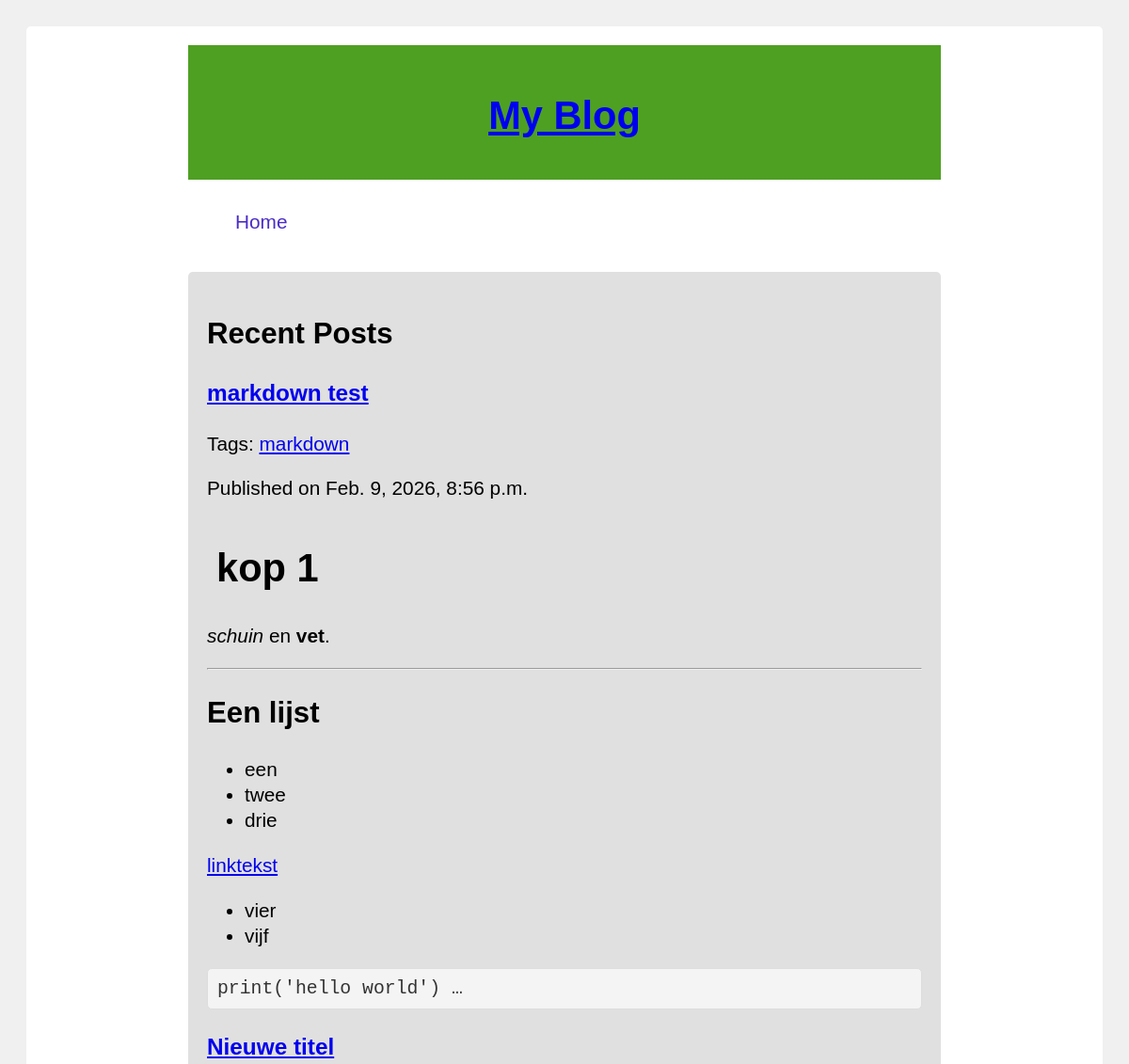
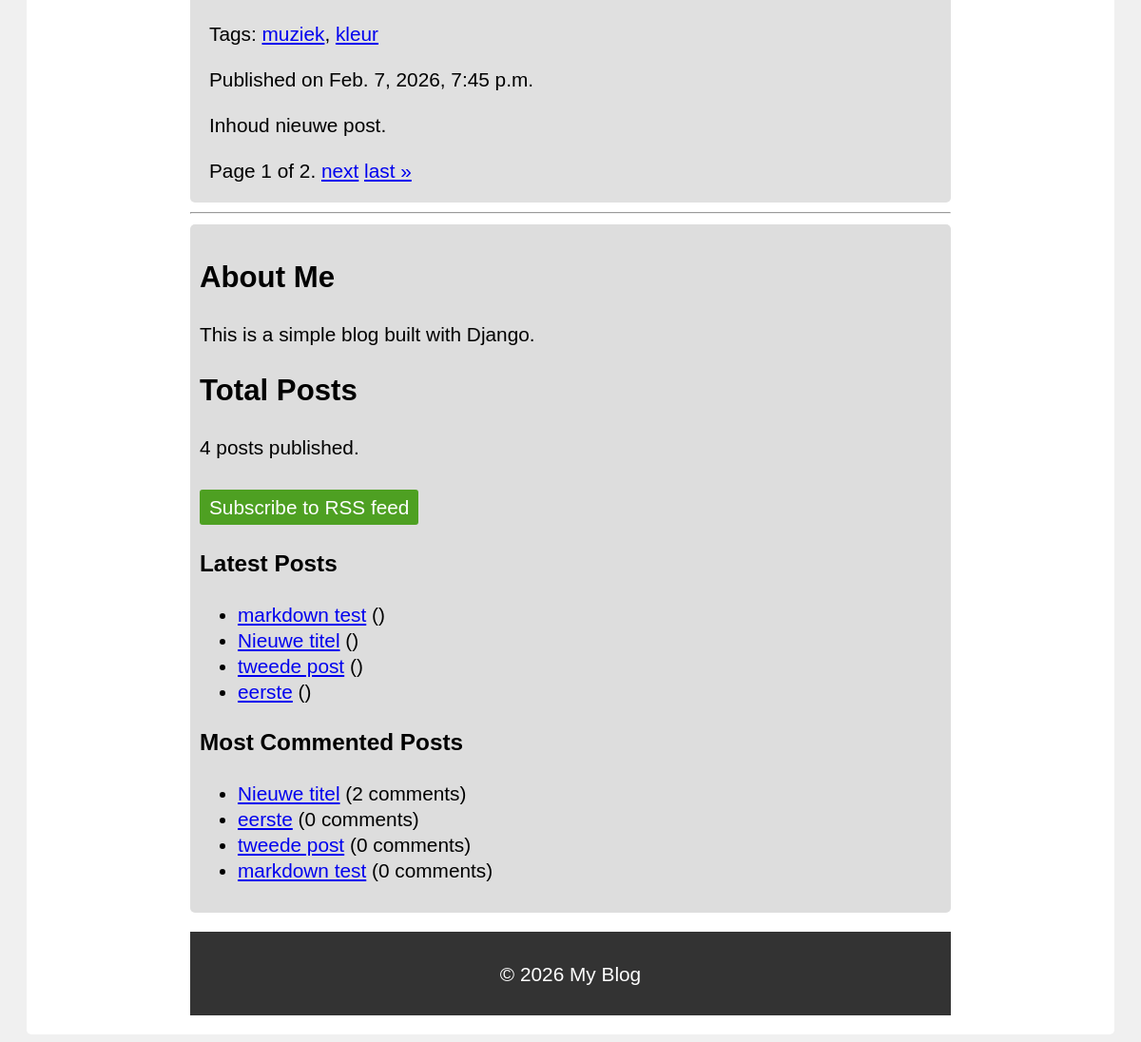
Screenshot of /blog/ with the database file from the repository (2 pictures, top to bottom).
### blog/models.py (models this page shows, shortened)
class Post(models.Model):
    STATUS_CHOICES = [
        ('draft', 'Draft'),
        ('published', 'Published'),
    ]
    author = models.ForeignKey(User, on_delete=models.CASCADE, related_name='blog_posts')
    status = models.CharField(max_length=10, choices=STATUS_CHOICES, default='draft')
    title = models.CharField(max_length=250)
    body = models.TextField()
    created = models.DateTimeField(auto_now_add=True)
    slug = models.SlugField(max_length=250, unique_for_date='publish')
    publish = models.DateTimeField(default=timezone.now)
    updated = models.DateTimeField(auto_now=True)
    objects = models.Manager()  # The default manager.
    published = PublishedManager()  # Our custom manager.
    tags = TaggableManager()
    class Meta:
        ordering = ('-publish',)
    def get_absolute_url(self):
        return reverse('blog:post_detail', args=[self.publish.year, self.publish.month, self.publish.day, self.slug])

### blog/views.py (the view)
# urls.py: path('', views.PostListView.as_view(), name='post_list'),
class PostListView(ListView):
    queryset = Post.published.all()
    context_object_name = 'posts'
    paginate_by = 2
    template_name = 'blog/post/list.html'

### blog/models.py (called while the page is built)
    def get_queryset(self):
        return super(PublishedManager, self).get_queryset().filter(status='published')

### blog/templatetags/blog_tags.py (called while the page is built)
@register.simple_tag
def total_posts():
    return Post.published.count()

@register.inclusion_tag('blog/post/latest_posts.html')
def show_latest_posts(count=5):
    latest_posts = Post.published.order_by('-publish')[:count]
    return {'latest_posts': latest_posts}

@register.simple_tag
def get_most_commented_posts(count=5):
    most_commented_posts = Post.published.annotate(total_comments=Count('comments')).order_by('-total_comments')[:count]
    return most_commented_posts

@register.filter(name='markdown')
def markdown_format(text):
    return mark_safe(markdown.markdown(text))

### blog/templates/blog/post/list.html (shortened to what this page needs)
{% extends 'blog/base.html' %}
{% load blog_tags %}
{% block content %}
    <h2>Recent Posts</h2>
    {% for post in posts %}
        <article class="post">
            <h3><a href="{{ post.get_absolute_url }}">{{ post.title }}</a></h3>
            <p class="tags">
                Tags:
                {% for tag in post.tags.all %}
                    <a href="{% url 'blog:post_list_by_tag' tag.slug %}">{{ tag.name }}</a>{% if not forloop.last %}, {% endif %}
                {% empty %}
                    No tags.
                {% endfor %}
            </p>
            <p class="meta">Published on {{ post.publish }}</p>
            <p>{{ post.body|markdown|truncatewords_html:30 }}</p>
        </article>
    {% empty %}
        <p>No posts available.</p>
    {% endfor %}
    {% if page_obj %}
        {% include 'pagination.html' with page=page_obj %}
    {% else %}
        {% include 'pagination.html' with page=posts %}
    {% endif %}
{% endblock %}

### blog/templates/blog/base.html (shortened to what this page needs)
{% load blog_tags %}
{% load static %}
<!DOCTYPE html>
<html lang="en">
<head>
    <link rel="stylesheet" href="{% static 'blog/css/blog.css' %}">
</head>
<body>
    <div class="container">
    <header>
        <h1><a href="{% url 'blog:post_list' %}">My Blog</a></h1>
    </header>
    <nav>
        <ul>
            <li><a href="{% url 'blog:post_list' %}">Home</a></li>
        </ul>
    </nav>
    <main>
        {% block content %}
        {% endblock %}
    </main>
    <hr>
    <div class="sidebar">
        {% block sidebar %}
        <h2>About Me</h2>
        <p>This is a simple blog built with Django.</p>
        <h2>Total Posts</h2>
        <p>{% total_posts %} posts published.</p>
        <p>
            <a class="rss-link" href="{% url 'blog:post_feed' %}">Subscribe to RSS feed</a>
        </p>
        <h3>Latest Posts</h3>
        {% show_latest_posts count=5 %}
        <h3>Most Commented Posts</h3>
        {% get_most_commented_posts as most_commented_posts %}
        <ul>
            {% for post in most_commented_posts %}
                <li><a href="{{ post.get_absolute_url }}">{{ post.title }}</a> ({{ post.total_comments }} comments)</li>
            {% empty %}
                <li>No posts available.</li>
            {% endfor %}
        </ul>
        {% endblock %}
    </div>
    <footer>
        <p>&copy; 2026 My Blog</p>
    </footer>
    </div>
</body>
</html>

### blog/templates/blog/post/latest_posts.html
<ul>
    {% for post in latest_posts %}
        <li><a href="{{ post.get_absolute_url }}">{{ post.title }}</a> ({{ post.created_at|date:"Y-m-d" }})</li>
    {% empty %}
        <li>No posts available.</li>
    {% endfor %}
</ul>

### blog/static/blog/css/blog.css (style rules this page uses)
html { font-family: Arial, sans-serif; background-color: #f0f0f0; padding: 20px; }
body { background-color: #fff; padding: 20px; border-radius: 5px; line-height: 1.3; font-size: 1.3rem; }
.container { max-width: 800px; margin: 0 auto; }
header { background-color: #4ea022; color: #fff; padding: 10px; text-align: center; }
nav { margin-top: 10px; margin-bottom: 20px; text-decoration: none; display:inline-block; }
nav a { color: #4a2cc6; text-decoration: none; margin: 0 10px; }
nav li { display: inline; }
main { background-color: #e0e0e0; padding: 20px; border-radius: 5px; }
article { margin-bottom: 20px; }
.sidebar { background-color: #ddd; padding: 10px; border-radius: 5px; }
footer { background-color: #333; color: #fff; padding: 10px; text-align: center; margin-top: 20px; }
h1 { font-size: 2em; margin-bottom: 0.5em; color:coral background-color: rgba(255, 127, 80, 0.2); padding: 10px; border-radius: 5px; }
.rss-link { display: inline-block; margin-top: 10px; padding: 5px 10px; background-color: #4ea022; color: #fff; text-decoration: none; border-radius: 3px; }
code { background-color: #f4f4f4; font-family: 'Courier New', Courier, monospace; font-size: 0.95em; color: #333; border: 1px solid #ddd; margin-top: 10px; overflow-x: auto; display: block; border-radius: 5px; white-space: pre-wrap; line-height: 1.4rem; padding: 10px; }

### rows the page displays
Post: title "markdown test", publish "Feb. 9, 2026, 8:56 p.m.", body "kop 1 schuin en vet . Een lijst een twee drie linktekst vier vijf print('hello world') …", total_comments "0"
Tag: name "markdown"
Post: title "Nieuwe titel", publish "Feb. 7, 2026, 7:45 p.m.", body "Inhoud nieuwe post.", total_comments "2"
Tag: name "muziek"
Tag: name "kleur"
Post: title "tweede post", total_comments "0"
Post: title "eerste", total_comments "0"

### other values shown
{{ page.number }} "1"
{{ page.paginator.num_pages }} "2"
